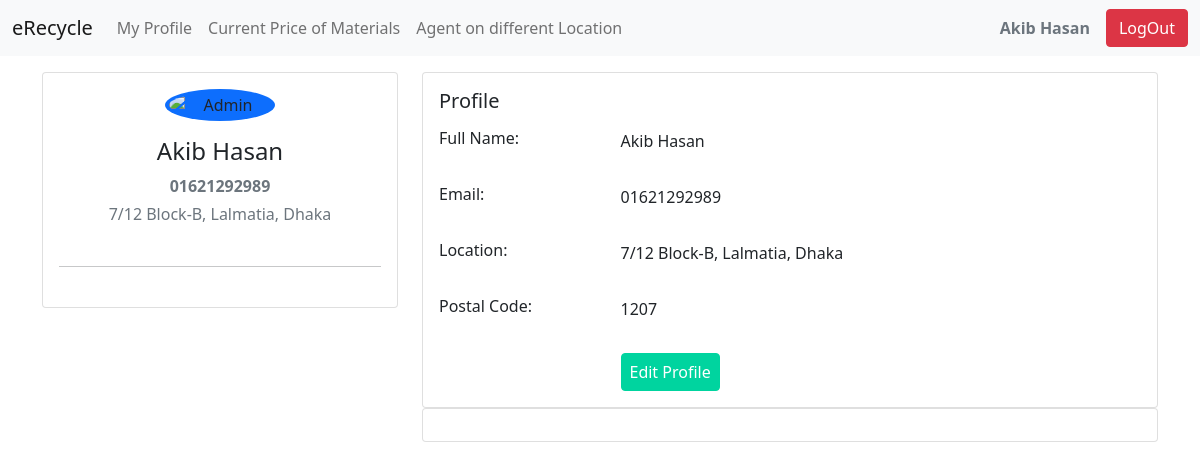
The page /a-profile.php (signed in) on the database its author committed.
### tables this page shows
CREATE TABLE `agent` (
  `name` varchar(255) NOT NULL,
  `number` varchar(255) NOT NULL,
  `location` varchar(255) NOT NULL,
  `postal` int(11) NOT NULL,
  `password` varchar(255) NOT NULL,
  `id` int(11) NOT NULL
);

### a-profile.php (the view, shortened to what this page needs)
<?php
  $conn = connect();
  include ('a-navbar.php');
  $id= $_SESSION['userid'];
  $sq= "SELECT * FROM agent WHERE id='$id'";
  $thisUser= mysqli_fetch_assoc($conn->query($sq));
?>
<!doctype html>
<html lang="en">
  <head>
    <link href="https://cdn.jsdelivr.net/npm/bootstrap@5.1.3/dist/css/bootstrap.min.css" rel="stylesheet">
</head>
<body>
<br>
<br>
<br>
<div class="container">
		<div class="main-body">
			<div class="row">
				<div class="col-lg-4">
					<div class="card">
						<div class="card-body">
							<div class="d-flex flex-column align-items-center text-center">
								<img src="https://www.bootdey.com/img/Content/avatar/avatar7.png" alt="Admin" class="rounded-circle p-1 bg-primary" width="110">
								<div class="mt-3">
									<h4><?php echo $thisUser['name'];?> </h4>
									<p class="text-secondary mb-1"><?php echo "<b>".$thisUser['number']."</b>";?></p>
									<p class="text-muted font-size-sm"><?php echo $thisUser['location'];?></p>
								</div>
							</div>
							<hr class="my-4">
						</div>
					</div>
				</div>
				<div class="col-lg-8">
					<div class="card">
						<div class="card-body">
                        <h5 class="d-flex align-items-center mb-3">Profile</h5>
							<div class="row mb-3">
								<div class="col-sm-3">
									<h6 class="mb-0">Full Name: </h6>
								</div>
								<div class="col-sm-9">
									<p><?php echo $thisUser['name'];?></p>
								</div>
							</div>
							<div class="row mb-3">
								<div class="col-sm-3">
									<h6 class="mb-0">Email:</h6>
								</div>
								<div class="col-sm-9">
                                <p><?php echo $thisUser['number'];?></p>
								</div>
							</div>
							<div class="row mb-3">
								<div class="col-sm-3">
									<h6 class="mb-0">Location:</h6>
								</div>
								<div class="col-sm-9">
                                <p><?php echo $thisUser['location'];?></p>
								</div>
							</div>
							<div class="row mb-3">
								<div class="col-sm-3">
									<h6 class="mb-0">Postal Code:</h6>
								</div>
								<div class="col-sm-9">
                                <p><?php echo $thisUser['postal'];?></p>
								</div>
							</div>
							<div class="row">
								<div class="col-sm-3"></div>
								<div class="col-sm-9 text-secondary">
                                   <a href="a-editProfile.php" class="btn btn-primary px-2">Edit Profile</a>
								</div>
							</div>
						</div>
					</div>
					<div class="row">
						<div class="col-sm-12">
							<div class="card">
								<div class="card-body">
								</div>
							</div>
						</div>
					</div>
				</div>
			</div>
		</div>
	</div>
</body>
</html>

### rows shown on the page
agent: name "Akib Hasan", number "01621292989", location "7/12 Block-B, Lalmatia, Dhaka", postal "1207"

### other values the page prints
$user "Akib Hasan"
